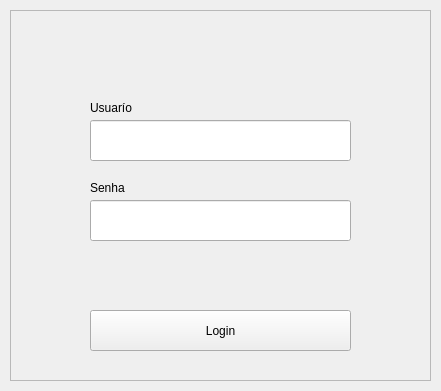
<?xml version="1.0" encoding="UTF-8"?>
<ui version="4.0">
 <class>Login</class>
 <widget class="QWidget" name="Login">
  <property name="geometry">
   <rect>
    <x>0</x>
    <y>0</y>
    <width>441</width>
    <height>391</height>
   </rect>
  </property>
  <property name="windowTitle">
   <string>Form</string>
  </property>
  <property name="styleSheet">
   <string notr="true">brackground_color: rgb(0, 0, 255)</string>
  </property>
  <widget class="QFrame" name="frame">
   <property name="geometry">
    <rect>
     <x>10</x>
     <y>10</y>
     <width>421</width>
     <height>371</height>
    </rect>
   </property>
   <property name="frameShape">
    <enum>QFrame::StyledPanel</enum>
   </property>
   <property name="frameShadow">
    <enum>QFrame::Raised</enum>
   </property>
   <widget class="QPushButton" name="btn_login">
    <property name="geometry">
     <rect>
      <x>80</x>
      <y>300</y>
      <width>261</width>
      <height>41</height>
     </rect>
    </property>
    <property name="cursor">
     <cursorShape>PointingHandCursor</cursorShape>
    </property>
    <property name="text">
     <string>Login</string>
    </property>
   </widget>
   <widget class="QLineEdit" name="input_senha">
    <property name="geometry">
     <rect>
      <x>80</x>
      <y>190</y>
      <width>261</width>
      <height>41</height>
     </rect>
    </property>
   </widget>
   <widget class="QLineEdit" name="input_usuario">
    <property name="geometry">
     <rect>
      <x>80</x>
      <y>110</y>
      <width>261</width>
      <height>41</height>
     </rect>
    </property>
   </widget>
   <widget class="QLabel" name="txt_senha">
    <property name="geometry">
     <rect>
      <x>80</x>
      <y>170</y>
      <width>55</width>
      <height>16</height>
     </rect>
    </property>
    <property name="text">
     <string>Senha</string>
    </property>
   </widget>
   <widget class="QLabel" name="txt_usuario">
    <property name="geometry">
     <rect>
      <x>80</x>
      <y>90</y>
      <width>55</width>
      <height>16</height>
     </rect>
    </property>
    <property name="text">
     <string>Usuarío</string>
    </property>
   </widget>
  </widget>
 </widget>
 <resources/>
 <connections/>
</ui>
